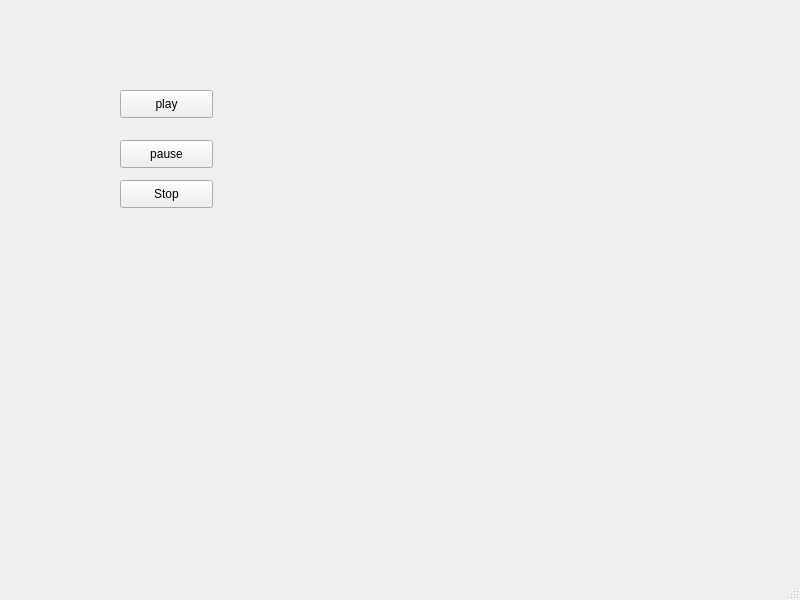
<?xml version="1.0" encoding="UTF-8"?>
<ui version="4.0">
 <class>MainWindow</class>
 <widget class="QMainWindow" name="MainWindow">
  <property name="geometry">
   <rect>
    <x>0</x>
    <y>0</y>
    <width>800</width>
    <height>600</height>
   </rect>
  </property>
  <property name="windowTitle">
   <string>MainWindow</string>
  </property>
  <widget class="QWidget" name="centralwidget">
   <widget class="QPushButton" name="playBtn">
    <property name="geometry">
     <rect>
      <x>120</x>
      <y>90</y>
      <width>93</width>
      <height>28</height>
     </rect>
    </property>
    <property name="text">
     <string>play</string>
    </property>
   </widget>
   <widget class="QPushButton" name="stopBtn">
    <property name="geometry">
     <rect>
      <x>120</x>
      <y>180</y>
      <width>93</width>
      <height>28</height>
     </rect>
    </property>
    <property name="text">
     <string>Stop</string>
    </property>
   </widget>
   <widget class="QPushButton" name="pauseBtn">
    <property name="geometry">
     <rect>
      <x>120</x>
      <y>140</y>
      <width>93</width>
      <height>28</height>
     </rect>
    </property>
    <property name="text">
     <string>pause</string>
    </property>
   </widget>
  </widget>
  <widget class="QMenuBar" name="menubar">
   <property name="geometry">
    <rect>
     <x>0</x>
     <y>0</y>
     <width>800</width>
     <height>26</height>
    </rect>
   </property>
  </widget>
  <widget class="QStatusBar" name="statusbar"/>
 </widget>
 <resources/>
 <connections/>
</ui>
